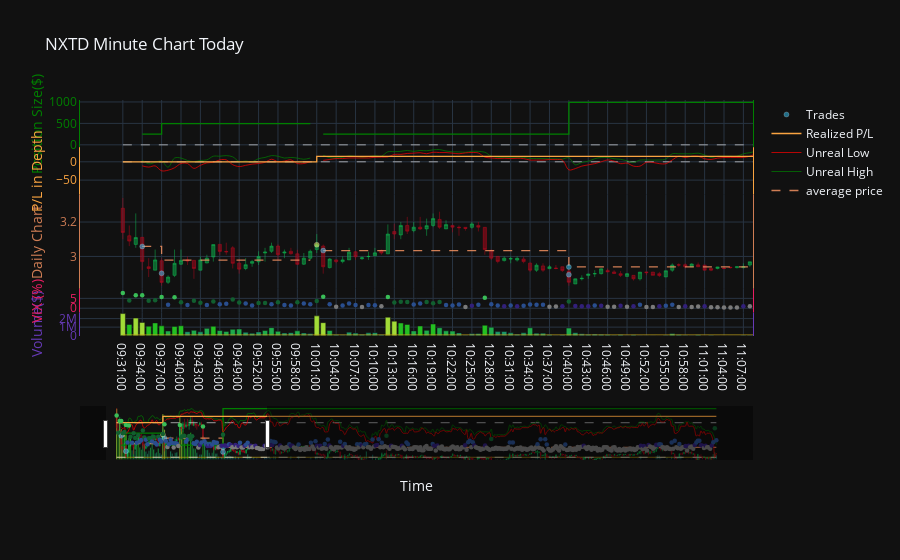

The notebook cell this image was saved under:
### Code cell
plotr.plot_results(m)

### Figure 1 — Plotly figure (JSON) as saved in the notebook; plotly's stock layout.template omitted (floating-point values rounded to 4 significant figures; data arrays with more than 128 entries replaced by an {"elided": "..."} marker saying what was removed)
{"data": [{"close": {"elided": "390 str values"}, "decreasing": {"line": {"color": "#b5091d"}}, "high": {"elided": "390 float values"}, "increasing": {"line": {"color": "#0fba51"}}, "line": {"width": 0.5}, "low": {"elided": "390 float values"}, "name": "pricing", "open": {"elided": "390 str values"}, "showlegend": false, "type": "candlestick", "x": {"elided": "390 str values"}, "yaxis": "y2"}, {"line": {"color": "rgba(255,153,102,0.8)", "dash": "dash", "shape": "hv", "width": 1.3}, "mode": "lines", "name": "average price", "type": "scatter", "x": {"elided": "390 str values"}, "y": {"elided": "390 mixed values"}, "yaxis": "y2"}, {"marker": {"color": {"elided": "390 str values"}}, "showlegend": false, "type": "bar", "x": {"elided": "390 str values"}, "y": {"elided": "390 float values"}, "yaxis": "y"}, {"line": {"color": "#c2a31b", "width": 0.7}, "mode": "lines", "showlegend": false, "type": "scatter", "x": ["09:31:00", "16:00:00"], "y": [100000, 100000], "yaxis": "y"}, {"line": {"color": "#d9d9db", "dash": "dash", "width": 0.7}, "mode": "lines", "showlegend": false, "type": "scatter", "x": ["09:31:00", "16:00:00"], "y": [0, 0], "yaxis": "y3"}, {"line": {"color": "green", "shape": "hv", "width": 1.3}, "mode": "lines", "name": "dollars_invested", "showlegend": false, "type": "scatter", "x": {"elided": "390 str values"}, "y": {"elided": "390 float values"}, "yaxis": "y3"}, {"line": {"color": "#d9d9db", "dash": "dash", "width": 0.7}, "mode": "lines", "showlegend": false, "type": "scatter", "x": ["09:31:00", "16:00:00"], "y": [0, 0], "yaxis": "y4"}, {"line": {"color": "green", "shape": "spline", "width": 0.7}, "mode": "lines", "name": "Unreal High", "type": "scatter", "x": {"elided": "390 str values"}, "y": {"elided": "390 mixed values"}, "yaxis": "y4"}, {"line": {"color": "red", "shape": "spline", "width": 0.7}, "mode": "lines", "name": "Unreal Low", "type": "scatter", "x": {"elided": "390 str values"}, "y": {"elided": "390 mixed values"}, "yaxis": "y4"}, {"line": {"color": "#faa441", "shape": "hv", "width": 1.3}, "mode": "lines", "name": "Realized P/L", "type": "scatter", "x": {"elided": "390 str values"}, "y": {"elided": "390 float values"}, "yaxis": "y4"}, {"marker": {"color": ["rgba(51,204,255,0.5)", "rgba(51,204,255,0.5)", "rgba(255,255,102,0.5)", "rgba(51,204,255,0.5)", "rgba(51,204,255,0.5)", "rgba(51,204,255,0.5)"], "line": {"color": "rgba(255,255,255,.4)", "width": 0.5}, "size": 5}, "mode": "markers", "name": "Trades", "text": ["81.0 @ $3.0580000000000003", "85.0 @ $2.902", "-166 @ $3.068", "82.0 @ $3.034", "84.0 @ $2.9389999999999996", "171.0 @ $2.894"], "type": "scatter", "x": ["09:34:00", "09:37:00", "10:01:00", "10:02:00", "10:40:00", "10:40:00"], "y": [3.058, 2.902, 3.068, 3.034, 2.939, 2.894], "yaxis": "y2"}, {"marker": {"color": {"elided": "390 str values"}, "size": 4.5}, "mode": "markers", "name": "Volatility in %", "showlegend": false, "type": "scatter", "x": {"elided": "390 str values"}, "y": {"elided": "390 float values"}, "yaxis": "y5"}], "layout": {"autosize": true, "dragmode": "zoom", "hovermode": "x", "legend": {"traceorder": "reversed"}, "margin": {"b": 100, "t": 100}, "showlegend": true, "title": {"text": "NXTD Minute Chart Today"}, "xaxis": {"autorange": false, "fixedrange": false, "range": [-6.625, 97.49], "rangeslider": {"autorange": true, "range": [-25.55, 414.6], "yaxis": {"_template": null, "rangemode": "match"}, "yaxis2": {"_template": null, "rangemode": "match"}, "yaxis3": {"_template": null, "rangemode": "match"}, "yaxis4": {"_template": null, "rangemode": "match"}, "yaxis5": {"_template": null, "rangemode": "match"}}, "showgrid": true, "title": {"text": "Time"}, "type": "category"}, "yaxis": {"anchor": "x", "autorange": true, "domain": [0, 0.1], "fixedrange": false, "linecolor": "#673ab7", "mirror": true, "range": [-38110.0, 2724000.0], "showline": true, "side": "left", "tickfont": {"color": "#673ab7"}, "tickmode": "auto", "ticks": "", "title": {"font": {"color": "#673ab7"}, "text": "Volume($)"}, "type": "linear", "zeroline": false}, "yaxis2": {"anchor": "x", "autorange": false, "domain": [0.2, 0.6], "fixedrange": false, "linecolor": "rgba(255,153,102,0.8)", "mirror": true, "range": [2.812, 3.36], "showline": true, "side": "left", "tickfont": {"color": "rgba(255,153,102,0.8)"}, "tickmode": "auto", "ticks": "", "title": {"font": {"color": "rgba(255,153,102,0.8)"}, "text": "Daily Chart"}, "type": "linear", "zeroline": false}, "yaxis3": {"anchor": "x", "autorange": true, "domain": [0.8, 1], "fixedrange": false, "linecolor": "green", "mirror": true, "range": [-55.03, 1046.0], "showline": true, "side": "left", "tickfont": {"color": "green"}, "tickmode": "auto", "ticks": "", "title": {"font": {"color": "green"}, "text": "Position Size($)"}, "type": "linear", "zeroline": false}, "yaxis4": {"anchor": "x", "autorange": true, "domain": [0.6, 0.8], "fixedrange": false, "linecolor": "#faa441", "mirror": true, "range": [-89.01, 39.9], "showline": true, "side": "left", "tickfont": {"color": "#faa441"}, "tickmode": "auto", "ticks": "", "title": {"font": {"color": "#faa441"}, "text": "P/L in Depth"}, "type": "linear", "zeroline": false}, "yaxis5": {"anchor": "x", "autorange": true, "domain": [0.1, 0.2], "fixedrange": false, "linecolor": "#E91E63", "mirror": true, "range": [-0.9667, 8.709], "showline": true, "side": "left", "tickfont": {"color": "#E91E63"}, "tickmode": "auto", "ticks": "", "title": {"font": {"color": "#E91E63"}, "text": "VIX (%)"}, "type": "linear", "zeroline": false}}}
